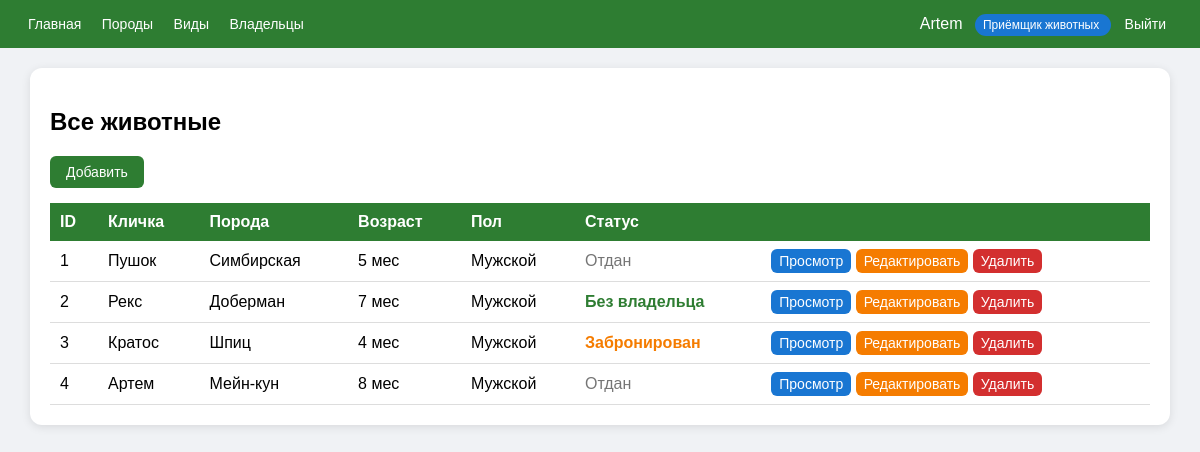
The app's page / (signed in) with its own data.
### animals/models.py (models this page shows, shortened)
class UserProfile(models.Model):
    ROLE_CHOICES = [
        ('receiver', 'Приёмщик животных'),
        ('giver', 'Отдающий животных'),
    ]
    user = models.OneToOneField(
        User,
        on_delete=models.CASCADE,
        related_name='profile'
    )
    role = models.CharField(
        max_length=20,
        choices=ROLE_CHOICES,
        default='receiver',
        verbose_name="Роль"
    )
    phone = models.CharField(max_length=20, blank=True, verbose_name="Телефон")
    class Meta:
        verbose_name = "Профиль пользователя"
        verbose_name_plural = "Профили пользователей"

class Animal(models.Model):
    GENDER_CHOICES = [
        ('M', 'Мужской'),
        ('F', 'Женский'),
    ]
    STATUS_CHOICES = [
        ('available', 'Без владельца'),
        ('reserved', 'Забронирован'),
        ('adopted', 'Отдан'),
    ]
    name = models.CharField(max_length=100, verbose_name="Кличка")
    breed = models.ForeignKey(Breed, on_delete=models.CASCADE, verbose_name="Порода")
    age = models.IntegerField(verbose_name="Возраст (месяцы)")
    gender = models.CharField(max_length=1, choices=GENDER_CHOICES, verbose_name="Пол")
    owner = models.OneToOneField(
        Owner,
        on_delete=models.SET_NULL,
        null=True,
        blank=True,
        verbose_name="Владелец"
    )
    status = models.CharField(
        max_length=20,
        choices=STATUS_CHOICES,
        default='available',
        verbose_name="Статус"
    )
    created_at = models.DateTimeField(auto_now_add=True, verbose_name="Дата поступления")
    created_by = models.ForeignKey(
        User,
        on_delete=models.SET_NULL,
        null=True,
        verbose_name="Кто добавил"
    )
    adopted_by = models.ForeignKey(
        User,
        on_delete=models.SET_NULL,
        null=True,
        blank=True,
        related_name='adopted_animals',
        verbose_name="Кто отдал в семью"
    )
    class Meta:
        verbose_name = "Животное"
        verbose_name_plural = "Животные"
        permissions = [
            ("can_adopt_animal", "Может отдавать животных в семьи"),
            ("can_receive_animal", "Может принимать животных в приют"),
        ]

class Breed(models.Model):
    name = models.CharField(max_length=100, verbose_name="Название породы")
    species = models.ForeignKey(Species, on_delete=models.CASCADE, verbose_name="Вид")
    class Meta:
        verbose_name = "Порода"
        verbose_name_plural = "Породы"

### animals/views.py (the view)
# urls.py: path('', views.AnimalListView.as_view(), name='animal_list'),
class AnimalListView(LoginRequiredMixin, ReceiverRequiredMixin, ListView):
    model = Animal
    template_name = 'animals/animal_list.html'
    context_object_name = 'animals'

### animals/views.py (called while the page is built)
    def test_func(self):
        return self.request.user.is_authenticated and self.request.user.profile.role == 'receiver'

### animals/templates/animals/animal_list.html
{% extends 'base.html' %}
{% block content %}
<h2>Все животные</h2>
<a href="{% url 'animal_create' %}" class="btn">Добавить</a>
<table>
    <thead>
        <tr><th>ID</th><th>Кличка</th><th>Порода</th><th>Возраст</th><th>Пол</th><th>Статус</th><th></th></tr>
    </thead>
    <tbody>
        {% for a in animals %}
        <tr>
            <td>{{ a.id }}</td>
            <td>{{ a.name }}</td>
            <td>{{ a.breed.name }}</td>
            <td>{{ a.age }} мес</td>
            <td>{{ a.get_gender_display }}</td>
            <td>{% if a.status == 'available' %}<span class="avail">Без владельца</span>{% elif a.status == 'reserved' %}<span class="reserved">Забронирован</span>{% else %}<span class="adopted">Отдан</span>{% endif %}</td>
            <td>
                <a href="{% url 'animal_detail' a.pk %}" class="btn btn-blue" style="padding: 4px 8px;">Просмотр</a>
                <a href="{% url 'animal_update' a.pk %}" class="btn btn-orange" style="padding: 4px 8px;">Редактировать</a>
                <a href="{% url 'animal_delete' a.pk %}" class="btn btn-red" style="padding: 4px 8px;">Удалить</a>
            </td>
        </tr>
        {% empty %}
        <tr><td colspan="7" style="text-align: center;">Нет животных</td></tr>
        {% endfor %}
    </tbody>
</table>
{% endblock %}

### animals/templates/base.html (shortened to what this page needs)
<!DOCTYPE html>
<html>
<head>
</head>
<body>
    <div class="header">
        <div>
            <a href="/">Главная</a>
            {% if user.is_authenticated and user.profile.role == 'receiver' %}
                <a href="{% url 'breed_list' %}">Породы</a>
                <a href="{% url 'species_list' %}">Виды</a>
                <a href="{% url 'owner_list' %}">Владельцы</a>
            {% endif %}
        </div>
        <div>
            {% if user.is_authenticated %}
                {{ user.username }}
                <span class="badge {% if user.profile.role == 'giver' %}badge-giver{% endif %}">
                    {{ user.profile.get_role_display }}
                </span>
                <form method="post" action="{% url 'logout' %}" style="display: inline;">
                    <button>Выйти</button>
                </form>
            {% else %}
                <a href="{% url 'login' %}">Войти</a>
                <a href="{% url 'register' %}">Регистрация</a>
            {% endif %}
        </div>
    </div>
    <div class="container">
        {% block content %}{% endblock %}
    </div>
</body>
</html>

### animals/templates/base.html (style rules this page uses)
body { font-family: Arial, sans-serif; margin: 0; background: #f0f2f5; }
.header { background: #2e7d32; color: white; padding: 15px 20px; display: flex; justify-content: space-between; align-items: center; flex-wrap: wrap; }
.header a, .header button { color: white; text-decoration: none; margin: 0 8px; background: none; border: none; cursor: pointer; font-size: 14px; }
.container { max-width: 1100px; margin: 20px auto; background: white; padding: 20px; border-radius: 12px; box-shadow: 0 2px 10px rgba(0,0,0,0.1); }
.btn { display: inline-block; background: #2e7d32; color: white; padding: 8px 16px; border-radius: 6px; text-decoration: none; border: none; cursor: pointer; font-size: 14px; }
.btn-red { background: #d32f2f; }
.btn-orange { background: #f57c00; }
.btn-blue { background: #1976d2; }
table { width: 100%; border-collapse: collapse; margin-top: 15px; }
th { background: #2e7d32; color: white; padding: 10px; text-align: left; }
td { padding: 8px 10px; border-bottom: 1px solid #ddd; }
.avail { color: #2e7d32; font-weight: bold; }
.reserved { color: #f57c00; font-weight: bold; }
.adopted { color: #757575; }
.badge { background: #1976d2; padding: 4px 8px; border-radius: 12px; font-size: 12px; margin-left: 8px; }

### records on screen
Animal: id "1", name "Пушок", breed.name "Симбирская", age "5", gender "Мужской", status "Отдан"
Animal: id "2", name "Рекс", breed.name "Доберман", age "7", gender "Мужской", status "Без владельца"
Animal: id "3", name "Кратос", breed.name "Шпиц", age "4", gender "Мужской", status "Забронирован"
Animal: id "4", name "Артем", breed.name "Мейн-кун", age "8", gender "Мужской", status "Отдан"

### other values on screen
{{ user.username }} "Artem"
{{ user.profile.get_role_display }} "Приёмщик животных"
